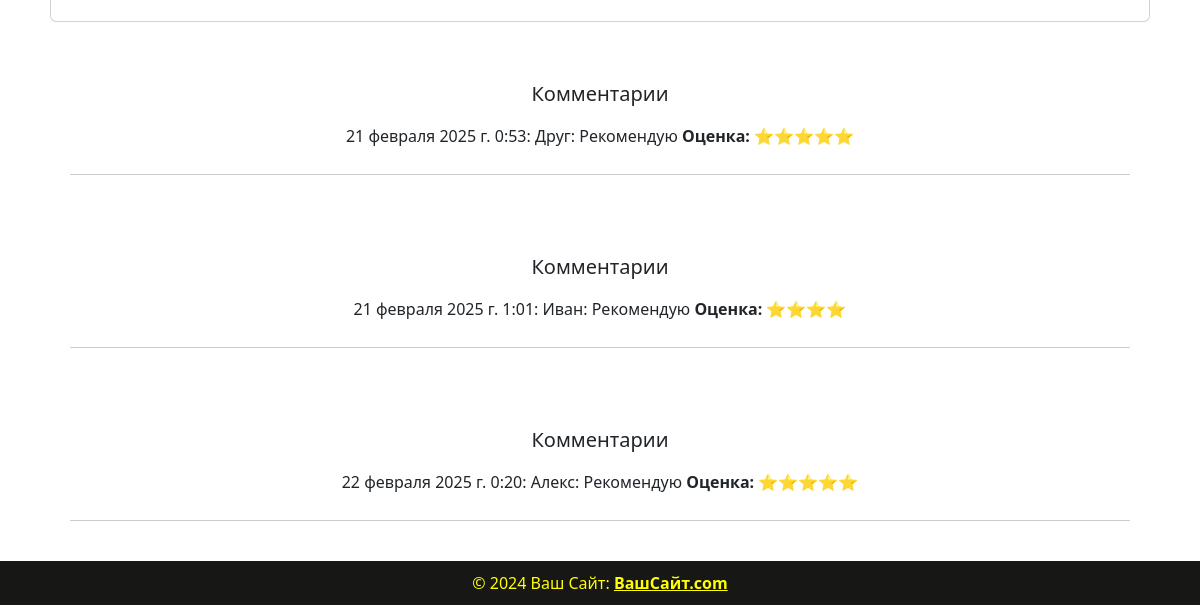
Before: /book_detail/1/ (lower part) with the older database file.
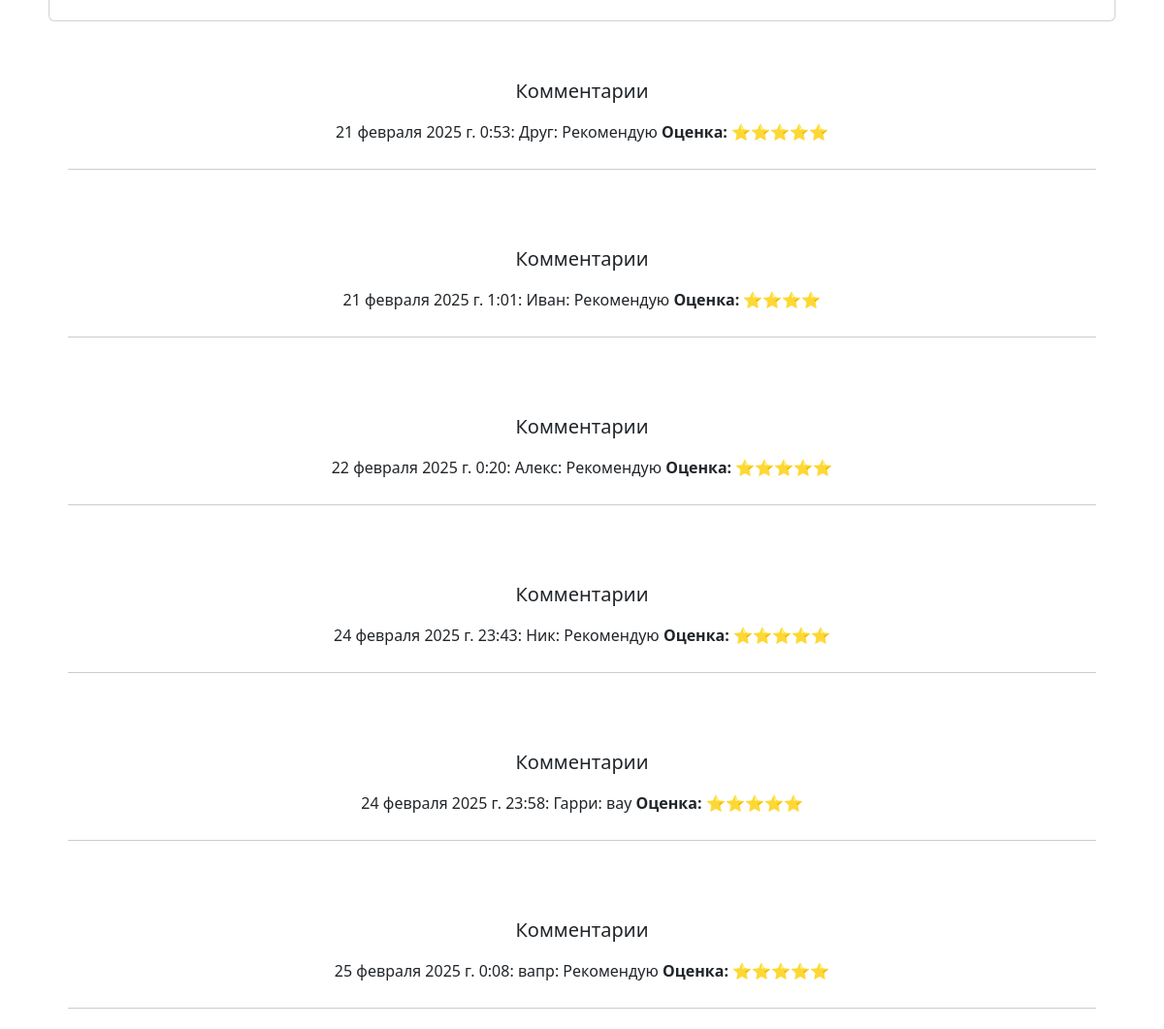
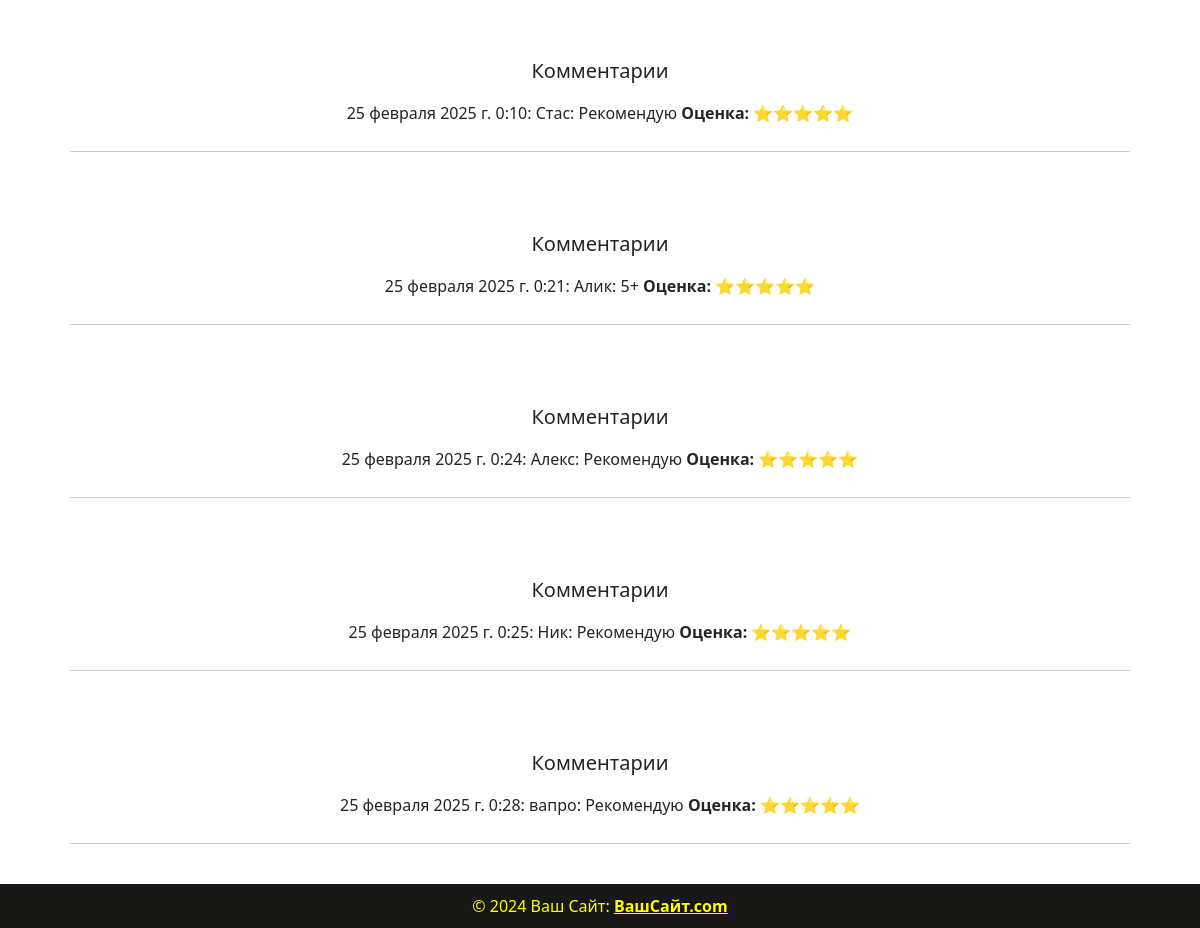
After: the same page with the newer database file (2 pictures, top to bottom).
### books/models.py (models this page shows, shortened)
class ReviewModel(models.Model):
    STARS = (
    ('⭐️', '⭐️'),
    ('⭐️⭐️', '⭐️⭐️'),
    ('⭐️⭐️⭐️', '⭐️⭐️⭐️'),
    ('⭐️⭐️⭐️⭐️', '⭐️⭐️⭐️⭐️'),
    ('⭐️⭐️⭐️⭐️⭐️', '⭐️⭐️⭐️⭐️⭐️')
    )
    choice_book = models.ForeignKey(BookModel, on_delete=models.CASCADE, related_name='reviewed_book')
    created_at = models.DateTimeField(auto_now_add=True)
    user_name = models.CharField(max_length=50, null=True)
    review_text = models.TextField(default= 'Рекомендую')
    stars = models.CharField(max_length=20, choices=STARS, default='⭐️⭐️⭐️⭐️⭐️')

### books/views.py (the view)
# urls.py: path('book_detail/<int:pk>/', BookDetailView.as_view(), name='book_detail'),
class BookDetailView(generic.DetailView):
    template_name = 'book_detail.html'
    context_object_name = 'book_id'
    def get_object(self):
        return get_object_or_404(models.BookModel, pk=self.kwargs.get('pk'))

### templates/book_detail.html (shortened to what this page needs)
{% include 'components/header.html' %}
<div class="container mt-4">
    <div class="book-card">
        <div class="card">
            <div class="card-body">
            </div>
        </div>
    </div>
    {% for i in book_id.reviewed_book.all %}
    <div class="comment-section">
        <h5>Комментарии</h5>
        <div class="comment">
            <p> {{ i.created_at }}: {{ i.user_name }}: {{ i.review_text }} <strong>Оценка:</strong> {{i.stars}}</p>
        </div>
    </div>
    {% endfor %}
</div>
{% include 'components/footer.html' %}

### templates/components/header.html (shortened to what this page needs)
{% load static %}
<!DOCTYPE html>
<html lang="en">
<head>
    <link href="https://cdn.jsdelivr.net/npm/bootstrap@5.3.3/dist/css/bootstrap.min.css" rel="stylesheet"
>
    <link rel="stylesheet" type="text/css" href="{% static 'css/book.css' %}">
    <link rel="stylesheet" type="text/css" href="{% static 'css/book_detail.css' %}">
    <link rel="stylesheet" type="text/css" href="{% static 'css/hashtags.css' %}">
</head>
<body>

### templates/components/footer.html (shortened to what this page needs)
<footer>
    © 2024 Ваш Сайт:
    <a class="text-reset fw-bold" href="#" style="color: yellow;">ВашСайт.com</a>
</footer>
</body>
</html>

### static/css/book.css (style rules this page uses)
body { display: flex; flex-direction: column; min-height: 100vh; padding-top: 70px; background: url("https://i.pinimg.com/736x/e3/7d/a9/e37da92d1e32051af32a81a8950733f3.jpg"); background-repeat: no-repeat; background-size: cover; background-position: center; }
footer { background-color: #171716; color: yellow; text-align: center; padding: 10px; }
.card { height: 200px; }
.card-body { overflow: hidden; }
.card { height: auto; }

### static/css/book_detail.css (style rules this page uses)
.book-card { margin-bottom: 20px; }
.comment-section { margin-top: 40px; background-color: rgba(255, 255, 255, 0.9); padding: 20px; border-radius: 10px; }
.comment { border-bottom: 1px solid #ccc; padding: 10px 0; }

### static/css/hashtags.css (style rules this page uses)
.container { text-align: center; padding: 20px; }

Changed rows visible on the page:
added ReviewModel: created_at "24 февраля 2025 г. 23:43", user_name "Ник", review_text "Рекомендую", stars "⭐️⭐️⭐️⭐️⭐️"
added ReviewModel: created_at "24 февраля 2025 г. 23:58", user_name "Гарри", review_text "вау", stars "⭐️⭐️⭐️⭐️⭐️"
added ReviewModel: created_at "25 февраля 2025 г. 0:08", user_name "вапр", review_text "Рекомендую", stars "⭐️⭐️⭐️⭐️⭐️"
added ReviewModel: created_at "25 февраля 2025 г. 0:10", user_name "Стас", review_text "Рекомендую", stars "⭐️⭐️⭐️⭐️⭐️"
added ReviewModel: created_at "25 февраля 2025 г. 0:21", user_name "Алик", review_text "5+", stars "⭐️⭐️⭐️⭐️⭐️"
added ReviewModel: created_at "25 февраля 2025 г. 0:24", user_name "Алекс", review_text "Рекомендую", stars "⭐️⭐️⭐️⭐️⭐️"
added ReviewModel: created_at "25 февраля 2025 г. 0:25", user_name "Ник", review_text "Рекомендую", stars "⭐️⭐️⭐️⭐️⭐️"
added ReviewModel: created_at "25 февраля 2025 г. 0:28", user_name "вапро", review_text "Рекомендую", stars "⭐️⭐️⭐️⭐️⭐️"
